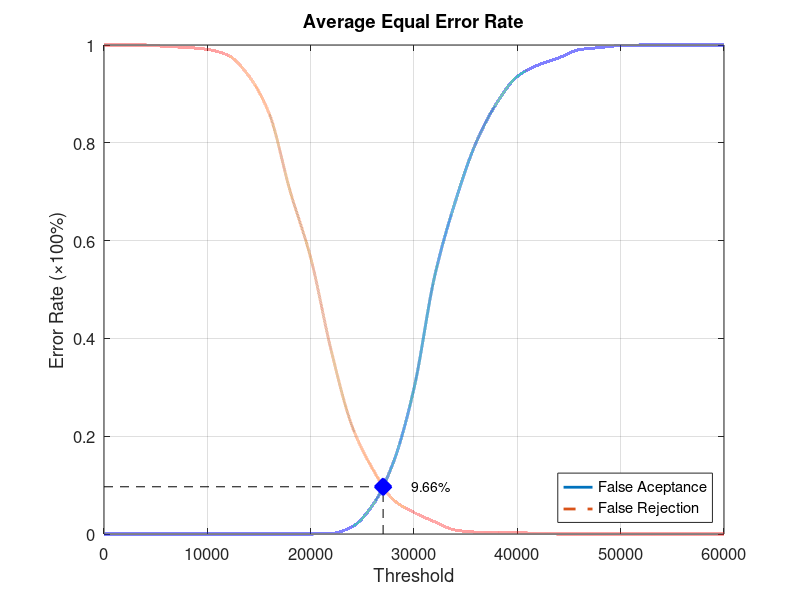
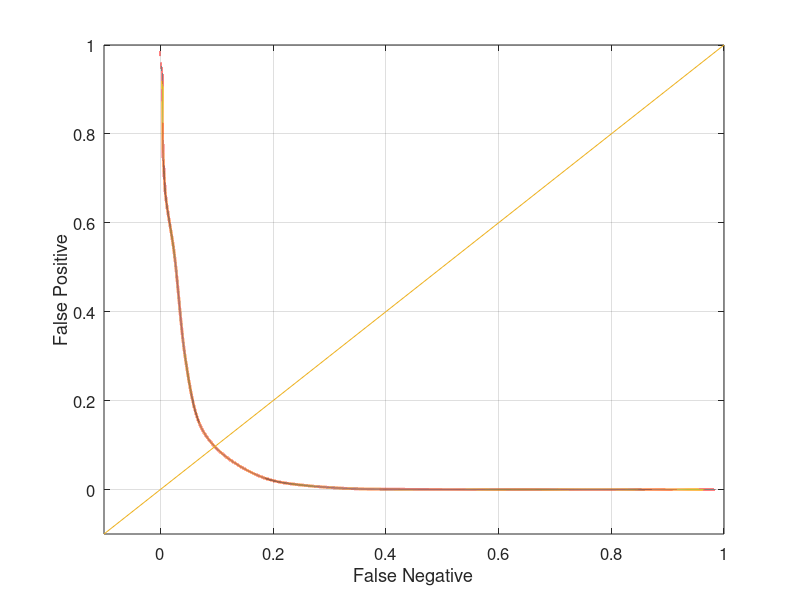

MATLAB code for these plots, in order:
function yEER = Database3Average
close all;
clear;
clc;
x = 0:2000:60000;
xq = 0:0.5:60000;

y0 = [0 0 0 0 0 0 0 0 0 0 0 0.00105263 0.0147368 0.0589474 0.146316 0.297895 0.527368 0.68 0.8 0.881053 0.935789 0.958947 0.973684 0.990526 0.994737 0.998947 1 1 1 1 1];
yy0 = interp1(x, y0, xq, 'pchip');
y1 = [1 1 1 0.997 0.995 0.991 0.979 0.937 0.859 0.702 0.565 0.374 0.221 0.133 0.07 0.044 0.025 0.008 0.004 0.004 0.003 0.001 0 0 0 0 0 0 0 0 0];
yy1 = interp1(x, y1, xq, 'pchip');

% Calculating EER: 
y2 = abs(y0 - y1);
find(y2 == min(y2))
yy2 = abs(yy0 - yy1);
xEER = find(yy2 == min(yy2));
xEERIndex = xq(xEER) % X-axis EER
yEER = yy0(xEER) % Y-axis EER

main = figure
plot(xq, yy0,'-','LineWidth', 2);	hold on
plot(xq, yy1,'--','LineWidth', 2);	hold on
plot([xEERIndex xEERIndex], [0 yEER], 'k--');	hold on
plot([0 xEERIndex], [yEER yEER], 'k--');	hold on
plot(xEERIndex, yEER, 'bx', 'LineWidth', 10);	hold on
text(xEERIndex + 10 * xEERIndex / 100, yEER, [num2str(round((10000 * yEER)) / 100) '%'])
legend('False Aceptance', 'False Rejection', 'Location', 'SouthEast')
xlabel('Threshold')
ylabel('Error Rate (\times100%)')
title('Average Equal Error Rate')
set(gca, 'FontSize', 12)
axis([0 60000 0 1])
grid on

print(main, 'Database3AverageMain', '-dpng');
FNRxFPR = figure('Color', [1 1 1]);
plot(yy1, yy0, '-', yy1, yy0, 'LineWidth', 2);
hold on
y = -0.1:0.1:1
plot(y, y); 
set(gca, 'FontSize', 12)
xlabel('False Negative')
ylabel('False Positive')
axis([-0.1 1 -0.1 1])
set(gca, 'FontSize', 12)
grid on

print(FNRxFPR, 'Database3AverageFNRxFPR','-dpng');
end
